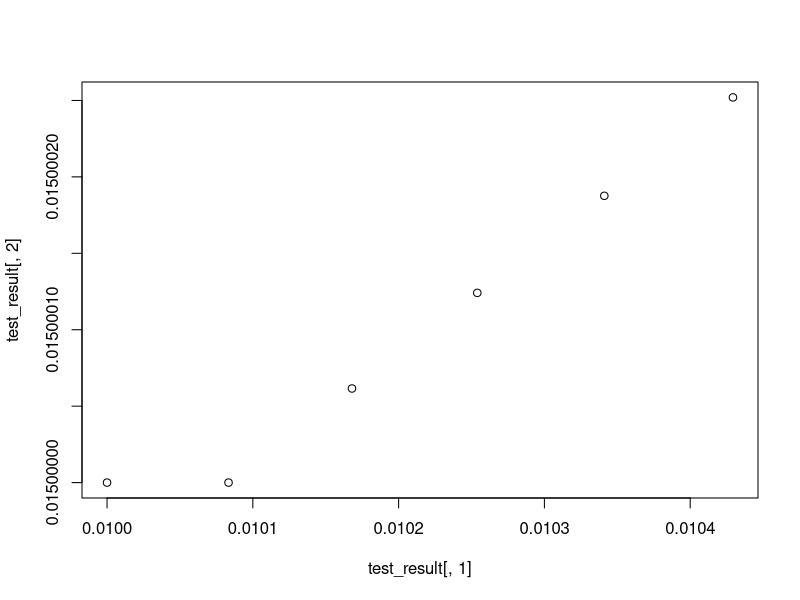

Write the R code that produced this figure.

next_l <- function(l_n, h_n, r_l, d)
{
  return(l_n + (r_l*l_n)*(1 - l_n/h_n)*(d - h_n/l_n))
}

next_h <- function(l_n, h_n, r_h, p_n)
{
  return(h_n + (l_n - p_n)*(r_h*h_n)*(1-h_n))
}

next_step <- function(l_n, h_n, r_l, d, r_h, p_n)
{
  #This function is more work than its worth. 
  next_step = c(size = 2)
  next_step[1] = next_l(l_n, h_n, r_l, d)
  next_step[2] = next_h(l_n, h_n, r_h, p_n)
  return (next_step)
}

calc_trajectory <- function(l_0, h_0, r_l, r_h, d, l_n1 = NULL, num_steps=1000)
{ #add l_-1
  if (num_steps <3) stop("Num_steps must be >=3.")
  
  num_steps = num_steps+1
  l_traj = c(size = num_steps)
  h_traj = c(size = num_steps)
  
  l_traj[1] = l_0
  h_traj[1] = h_0
  l_traj[2] = next_l(l_traj[1], h_traj[1], r_l, d)
  
  if (is.null(l_n1)) 
  {
    h_traj[2] = next_h(l_traj[1], h_traj[1], r_h, l_traj[1] )
  } else {
    h_traj[2] = next_h(l_traj[1], h_traj[1], r_h, l_n1 )
  }
  
  for (n in 3:num_steps)
  {
    l_traj[n] = next_l(l_traj[n-1], h_traj[n-1], r_l, d)
    h_traj[n] = next_h(l_traj[n-1], h_traj[n-1], r_h, l_traj[n-2] )
  }
  print(l_traj)
  print(h_traj)
  
  return (matrix(c(l_traj, h_traj),  nrow = num_steps, ncol = 2, byrow = FALSE))
}

#Add third column to count time step, because it starts at n = 1
test_result = calc_trajectory(.01, .015, .05, .05, 2, num_steps = 5)
print(test_result)

plot(test_result[,1], test_result[,2])

